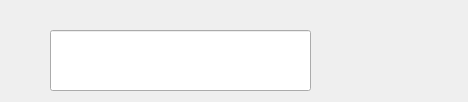
<?xml version="1.0" encoding="UTF-8"?>
<ui version="4.0">
 <class>Form</class>
 <widget class="QWidget" name="Form">
  <property name="geometry">
   <rect>
    <x>0</x>
    <y>0</y>
    <width>468</width>
    <height>102</height>
   </rect>
  </property>
  <property name="windowTitle">
   <string>Form</string>
  </property>
  <widget class="QPushButton" name="pushButton">
   <property name="geometry">
    <rect>
     <x>130</x>
     <y>110</y>
     <width>88</width>
     <height>25</height>
    </rect>
   </property>
   <property name="text">
    <string>PushButton</string>
   </property>
  </widget>
  <widget class="QLineEdit" name="lineEdit">
   <property name="geometry">
    <rect>
     <x>50</x>
     <y>30</y>
     <width>261</width>
     <height>61</height>
    </rect>
   </property>
  </widget>
 </widget>
 <resources/>
 <connections/>
</ui>
